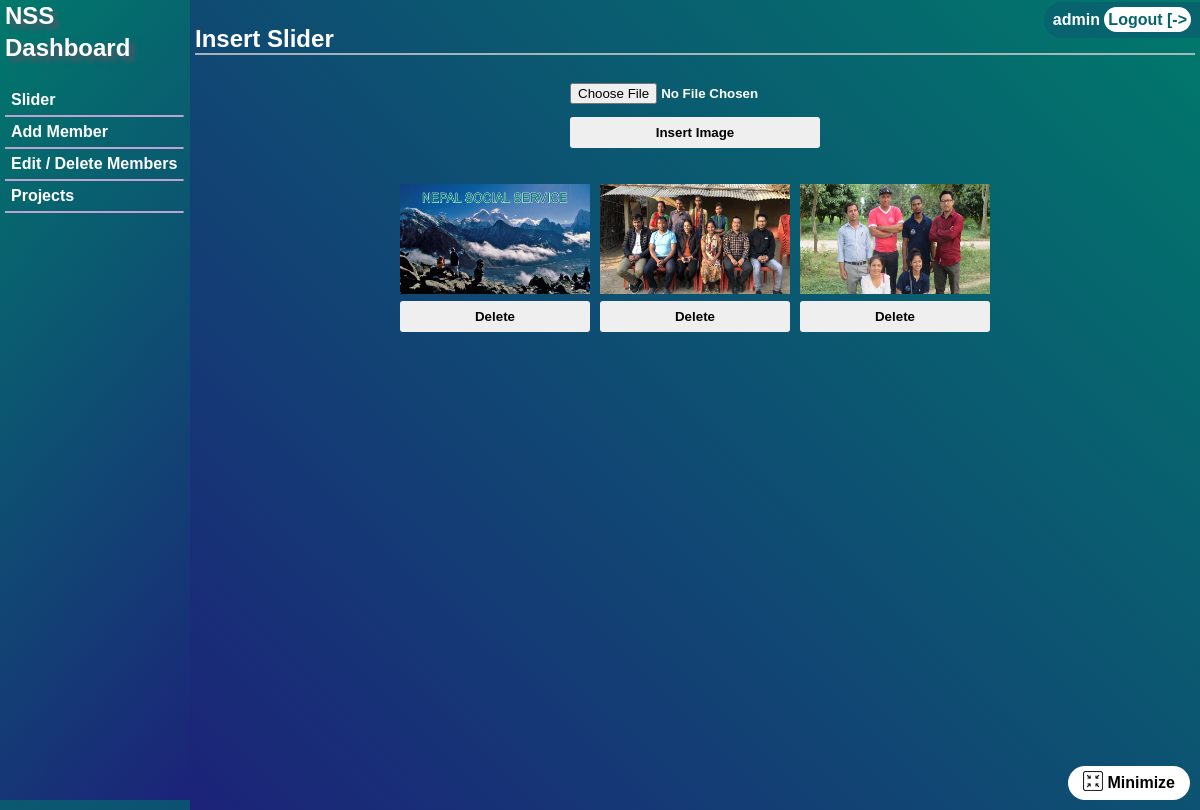
Page /admin/dash/slider.php (signed in) on the committed database.
### tables this page shows
CREATE TABLE `tb_sliders` (
  `SN` int(200) NOT NULL,
  `Image` varchar(255) NOT NULL
);

### admin/dash/slider.php (the view, shortened to what this page needs)
<?php
  include "../connect.php";
  if(isset($_SESSION['username'])){
?>
<!DOCTYPE html>
<html lang="en" dir="ltr">
  <head>
    <link rel="stylesheet" href="dash.css" type="text/css">
  </head>
  <body>
    <a class="aminimize" href="../../index.php?min=1">
      <div class="minimize">
        <img src="img/mm.png" alt=""><span> Minimize</span>
      </div>
    </a>
    <?php include "header.php" ?>
    <section class="main-body">
      <h2 class="field-heading">Insert Slider</h2>
      <form action="slider.php" method="post" enctype="multipart/form-data" class="emp-ins">
        <div class="inp-fields">
          <input type="file" name="file" id="name" class="emp-ins-btn" required>
        </div>
        <input type="submit" name="Submit" value="Insert image" class="emp-ins-btn">
      </form>
      <div class="status-table">
          <?php
            $query = "SELECT * FROM tb_sliders";
            $res=$con->query($query);
            if ($res->num_rows==0) {
              echo "<div class='status-title'>no Images in slider</div>";
            }else{
          ?>
              <div class="status-cont">
              <?php
                while($row=$res->fetch_object()){
                  echo "<div class='status-icb'>";
                  echo "<img src='../../images/hero/".$row->Image."' width='190px' height='110px' />";
                  echo "<form action='slider.php' method='get'>
                        <button class='status-btn' name='oper_del' value='$row->SN'>Delete</button>
                        </form>";
                  echo "</div>";
                }
            }
              ?>
        </div>
      </div>
    </section>
  </body>
</html>
<?php
  }else{
      header("Location: ../login.php");
  }
?>

### admin/dash/dash.css (style rules this page uses)
body { margin: 0px; background: linear-gradient(-49deg,#1c2379,#00796B); font-family: arial; }
a { text-decoration: none; color: #fff; }
.main-body { height: 100vh; display: block; background: linear-gradient(44deg,#1c2379,#00796B); margin-left: 190px; color: #fff; padding: 5px; }
.emp-ins { margin: 0px auto; text-align: center; width: 900px; }
.inp-fields { margin: 5px; }
.field-heading { color: #fff; padding-bottom: 0px; border-bottom: 2px solid #cacacacf; }
.emp-ins-btn { border: none; border-radius: 3px; width: 250px; padding: 8px 4px; transition: .6s; font-weight: bold; cursor: pointer; text-transform: capitalize; }
.status-table { font-size: 1.2em; color: #fff; text-align: center; margin: 0px auto; display: block; }
.status-table > .status-cont { margin-top: 31px; display: -webkit-inline-box; }
.status-cont > .status-icb { width: auto; margin: 5px; }
.status-btn { display: block; border: none; border-radius: 3px; width: 190px; padding: 8px 4px; transition: .6s; font-weight: bold; cursor: pointer; margin: 2px 0px; }
.aminimize { text-decoration: none; color: #000; }
.minimize { position: absolute; background-color: #fff; border-radius: 20px; right: 10px; bottom: 10px; padding: 5px 15px; font-weight: bold; }
.minimize > img { width: 20px; }
.minimize > span { bottom: 3px; position: relative; }

### rows in the picture
tb_sliders: Image (picture), $row->SN 2 (drawn)
tb_sliders: Image (picture), $row->SN 3 (drawn)
tb_sliders: Image (picture), $row->SN 6 (drawn)

### other values in the picture
$userloggedin "admin"
